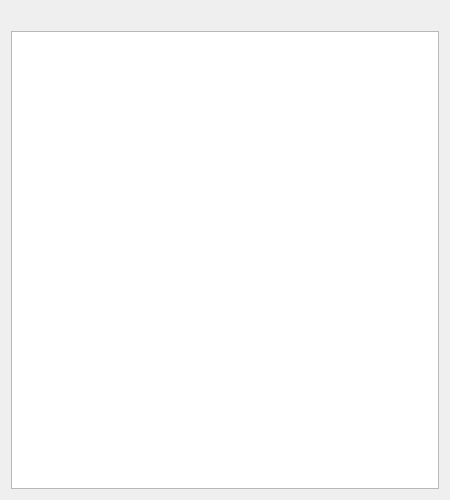
<?xml version="1.0" encoding="UTF-8"?>
<ui version="4.0">
 <class>PtngTableWidget</class>
 <widget class="QWidget" name="PtngTableWidget">
  <property name="geometry">
   <rect>
    <x>0</x>
    <y>0</y>
    <width>450</width>
    <height>500</height>
   </rect>
  </property>
  <property name="windowTitle">
   <string>PtngTableWidget</string>
  </property>
  <property name="windowOpacity">
   <double>-2.000000000000000</double>
  </property>
  <layout class="QGridLayout" name="gridLayout">
   <item row="0" column="0">
    <widget class="QLabel" name="labelBanner">
     <property name="text">
      <string>&lt;No file selected&gt;</string>
     </property>
     <property name="alignment">
      <set>Qt::AlignCenter</set>
     </property>
    </widget>
   </item>
   <item row="1" column="0">
    <widget class="QTableView" name="tableView">
     <property name="contextMenuPolicy">
      <enum>Qt::CustomContextMenu</enum>
     </property>
     <property name="editTriggers">
      <set>QAbstractItemView::NoEditTriggers</set>
     </property>
     <property name="selectionBehavior">
      <enum>QAbstractItemView::SelectRows</enum>
     </property>
    </widget>
   </item>
  </layout>
 </widget>
 <resources/>
 <connections/>
</ui>
